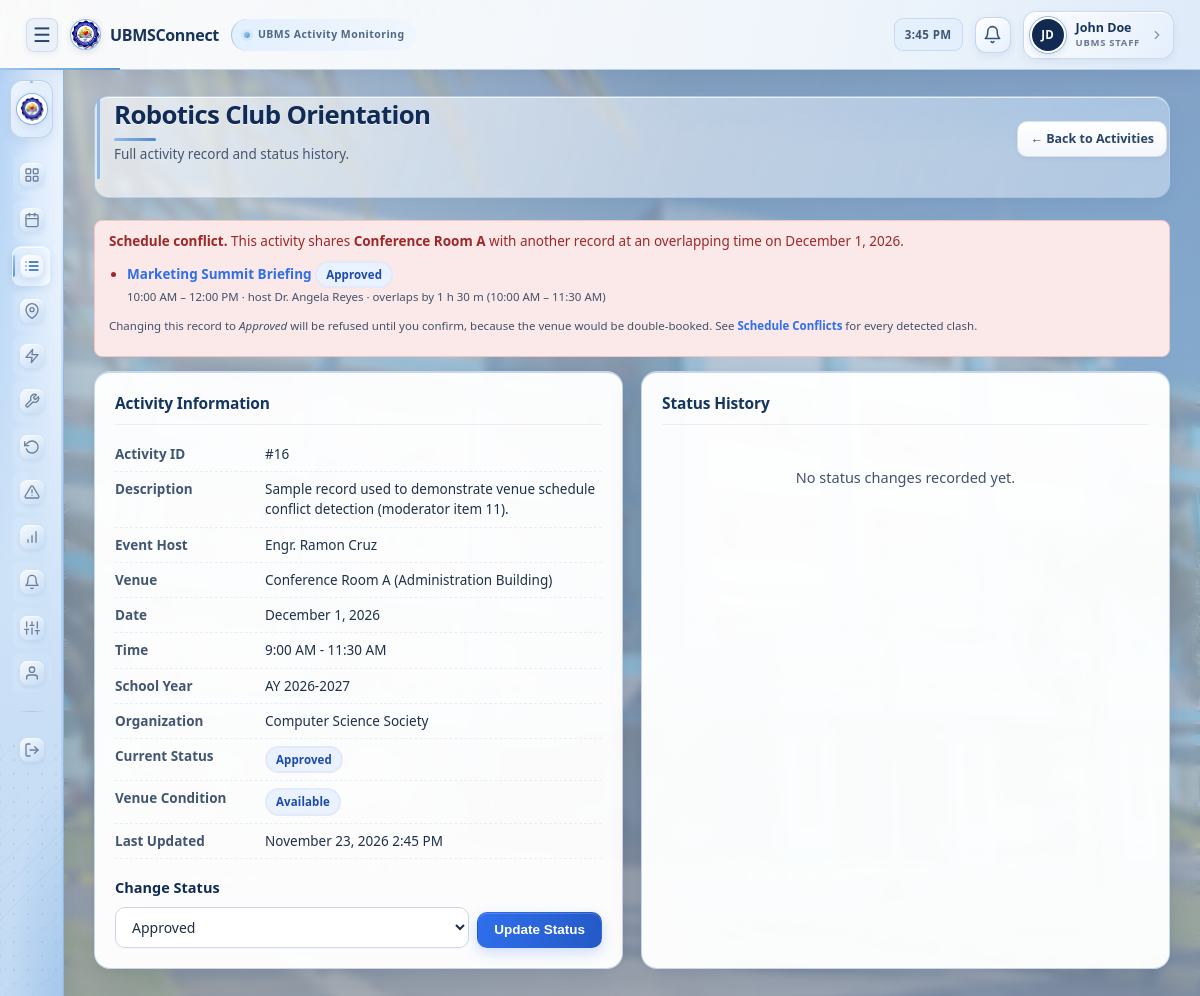
Screenshot of /staff/activity_view.php?id=16 (signed in) with the database file from the repository.
### tables this page shows
CREATE TABLE activities (
    id INT AUTO_INCREMENT PRIMARY KEY,
    activity_name VARCHAR(150) NOT NULL,
    description TEXT,
    host_id INT NOT NULL,
    organization_id INT NULL,
    venue_id INT NOT NULL,
    activity_date DATE NOT NULL,
    school_year_id INT NULL,
    start_time TIME NOT NULL,
    end_time TIME NOT NULL,
    status ENUM('Pending','Approved','Rejected','Maintenance','Completed') NOT NULL DEFAULT 'Pending',
    created_at DATETIME DEFAULT CURRENT_TIMESTAMP,
    updated_at DATETIME DEFAULT CURRENT_TIMESTAMP ON UPDATE CURRENT_TIMESTAMP,
    CONSTRAINT fk_activities_host FOREIGN KEY (host_id) REFERENCES users(id) ON DELETE CASCADE,
    CONSTRAINT fk_activities_venue FOREIGN KEY (venue_id) REFERENCES venues(id) ON DELETE CASCADE,
    CONSTRAINT fk_activities_school_year FOREIGN KEY (school_year_id) REFERENCES school_years(id) ON DELETE SET NULL,
    CONSTRAINT fk_activities_organization FOREIGN KEY (organization_id) REFERENCES organizations(id) ON DELETE SET NULL,
    INDEX idx_activity_date (activity_date),
    INDEX idx_status (status),
    INDEX idx_venue_id (venue_id),
    INDEX idx_host_id (host_id)
);

CREATE TABLE venues (
    id INT AUTO_INCREMENT PRIMARY KEY,
    venue_name VARCHAR(100) NOT NULL,
    building VARCHAR(100) NOT NULL,
    location VARCHAR(150) NULL,
    description TEXT NULL,
    image_path VARCHAR(255) NULL,
    is_free TINYINT(1) NOT NULL DEFAULT 1,
    usage_fee DECIMAL(10,2) NULL,
    capacity INT NOT NULL DEFAULT 0,
    status ENUM('Available','In Use','Under Maintenance','Unavailable') NOT NULL DEFAULT 'Available',
    is_active TINYINT(1) NOT NULL DEFAULT 1,
    created_by INT NULL,
    created_at DATETIME DEFAULT CURRENT_TIMESTAMP,
    updated_at DATETIME DEFAULT CURRENT_TIMESTAMP ON UPDATE CURRENT_TIMESTAMP,
    CONSTRAINT fk_venues_created_by FOREIGN KEY (created_by) REFERENCES users(id) ON DELETE SET NULL
);

CREATE TABLE users (
    id INT AUTO_INCREMENT PRIMARY KEY,
    username VARCHAR(50) NOT NULL UNIQUE,
    password VARCHAR(255) NOT NULL,
    password_changed_at DATETIME NULL,
    full_name VARCHAR(100) NOT NULL,
    email VARCHAR(150) NULL,
    profile_picture VARCHAR(255) NULL,
    university_id VARCHAR(50) NULL,
    affiliation ENUM('student','ubms_staff') NULL,
    department_id INT NULL,
    course_id INT NULL,
    organization_id INT NULL,
    office_unit VARCHAR(150) NULL,
    role ENUM('super_admin','staff','host') NOT NULL,
    status ENUM('active','pending','inactive','rejected') NOT NULL DEFAULT 'active',
    created_at DATETIME DEFAULT CURRENT_TIMESTAMP,
    updated_at DATETIME DEFAULT CURRENT_TIMESTAMP ON UPDATE CURRENT_TIMESTAMP,
    last_login DATETIME NULL
);

CREATE TABLE school_years (
    id INT AUTO_INCREMENT PRIMARY KEY,
    name VARCHAR(60) NOT NULL UNIQUE,
    start_date DATE NOT NULL,
    end_date DATE NOT NULL,
    is_active TINYINT(1) NOT NULL DEFAULT 1,
    created_at DATETIME DEFAULT CURRENT_TIMESTAMP
);

CREATE TABLE organizations (
    id INT AUTO_INCREMENT PRIMARY KEY,
    department_id INT NULL,
    organization_name VARCHAR(150) NOT NULL UNIQUE,
    is_active TINYINT(1) NOT NULL DEFAULT 1,
    CONSTRAINT fk_org_department FOREIGN KEY (department_id) REFERENCES departments(id) ON DELETE SET NULL
);

### includes/functions.php (called while the page is built, shortened)
<?php
function e($value) {
    return htmlspecialchars($value ?? '', ENT_QUOTES, 'UTF-8');
}
function formatDate($date) {
    return date('F j, Y', strtotime($date));
}
function formatTime($time) {
    return date('g:i A', strtotime($time));
}
function formatDateTime($datetime) {
    return date('F j, Y g:i A', strtotime($datetime));
}
function statusBadgeClass($status) {
    switch ($status) {
        case 'Approved':    return 'badge-approved';
    }
}
function venueBadgeClass($status) {
    switch ($status) {
        case 'Available':          return 'badge-approved';
    }
}
function validActivityStatuses() {
    return ['Pending', 'Approved', 'Rejected', 'Maintenance', 'Completed'];
}

### includes/conflicts.php (called while the page is built, shortened)
<?php
function conflictStatuses($includeCompleted = false) {
    return $includeCompleted ? ['Approved', 'Pending', 'Completed'] : ['Approved', 'Pending'];
}
function conflictSeverity($statusA, $statusB) {
    if ($statusA === 'Approved' && $statusB === 'Approved')  return 'confirmed';
    return 'potential';
}
function conflictPairKey($idA, $idB) {
    $a = (int) $idA;
    $b = (int) $idB;
    return $a < $b ? ($a . '-' . $b) : ($b . '-' . $a);
}
function activityConflicts($activityId, $includeCompleted = false, $requireOccupyingSelf = true) {
    global $pdo;
    $activityId = (int) $activityId;
    $statuses     = conflictStatuses($includeCompleted);
    $placeholders = implode(', ', array_fill(0, count($statuses), '?'));
    $sql = "SELECT b.id AS other_id, b.activity_name AS other_name, b.status AS other_status,
                   b.start_time AS other_start, b.end_time AS other_end,
                   u.full_name AS other_host, o.organization_name AS other_organization,
                   a.id AS self_id, a.status AS self_status,
                   a.activity_date, a.venue_id, v.venue_name, v.building,
                   GREATEST(a.start_time, b.start_time) AS overlap_start,
                   LEAST(a.end_time, b.end_time)        AS overlap_end,
                   TIMESTAMPDIFF(MINUTE, GREATEST(a.start_time, b.start_time),
                                         LEAST(a.end_time, b.end_time)) AS overlap_minutes
              FROM activities a
              JOIN activities b
                ON b.venue_id      = a.venue_id
               AND b.activity_date = a.activity_date
               AND b.id           <> a.id
               AND b.start_time    < a.end_time
               AND b.end_time      > a.start_time
               AND b.status IN ($placeholders)
              JOIN venues v ON v.id = a.venue_id
              JOIN users  u ON u.id = b.host_id
              LEFT JOIN organizations o ON o.id = b.organization_id
             WHERE a.id = ?";
    $params = array_merge($statuses, [$activityId]);
    if ($requireOccupyingSelf) {
        $selfPlaceholders = implode(', ', array_fill(0, count($statuses), '?'));
        $sql .= " AND a.status IN ($selfPlaceholders)";
        $params = array_merge($params, $statuses);
    }
    $sql .= ' ORDER BY overlap_start ASC, b.start_time ASC';
    $stmt = $pdo->prepare($sql);
    $stmt->execute($params);
    $conflicts = [];
    foreach ($stmt->fetchAll() as $row) {
        $conflicts[] = [
            'id'              => (int) $row['other_id'],
            'name'            => $row['other_name'],
            'status'          => $row['other_status'],
            'host'            => $row['other_host'],
            'organization'    => $row['other_organization'],
            'start'           => $row['other_start'],
            'end'             => $row['other_end'],
            'activity_date'   => $row['activity_date'],
            'venue_id'        => (int) $row['venue_id'],
            'venue_name'      => $row['venue_name'],
            'building'        => $row['building'],
            'overlap_start'   => $row['overlap_start'],
            'overlap_end'     => $row['overlap_end'],
            'overlap_minutes' => (int) $row['overlap_minutes'],
            'severity'        => conflictSeverity($row['self_status'], $row['other_status']),
            'pair_key'        => conflictPairKey($row['self_id'], $row['other_id']),
        ];
    }
    return $conflicts;
}
function formatOverlapMinutes($minutes) {
    $minutes = (int) $minutes;
    $hours = intdiv($minutes, 60);
    $mins  = $minutes % 60;
    if ($hours && $mins) return $hours . ' h ' . $mins . ' m';
    return $mins . ' m';
}

### staff/activity_view.php (the view, shortened to what this page needs)
<?php
require_once __DIR__ . '/../includes/auth.php';
require_once __DIR__ . '/../includes/conflicts.php';
$id = (int) ($_GET['id'] ?? 0);
$stmt = $pdo->prepare(
    "SELECT a.*, u.full_name AS host_name, v.venue_name, v.building, v.status AS venue_status,
            o.organization_name, sy.name AS school_year_name
     FROM activities a
     JOIN users u ON u.id = a.host_id
     JOIN venues v ON v.id = a.venue_id
     LEFT JOIN organizations o ON o.id = a.organization_id
     LEFT JOIN school_years sy ON sy.id = a.school_year_id
     WHERE a.id = ?"
);
$stmt->execute([$id]);
$activity = $stmt->fetch();
$histStmt = $pdo->prepare(
    "SELECT l.*, u.full_name AS changed_by_name
     FROM activity_status_logs l JOIN users u ON u.id = l.changed_by
     WHERE l.activity_id = ? ORDER BY l.changed_at DESC"
);
$histStmt->execute([$id]);
$history = $histStmt->fetchAll();
$conflicts = activityConflicts($id, true, true);
include __DIR__ . '/../includes/header.php';
include __DIR__ . '/../includes/sidebar.php';
?>
<main class="main-content">
    <div class="page-header">
        <div>
            <h1><?= e($activity['activity_name']) ?></h1>
            <p class="page-subtitle">Full activity record and status history.</p>
        </div>
        <a href="/UBMSConnect/staff/activities.php" class="btn btn-sm">&larr; Back to Activities</a>
    </div>
    <?php if ($conflicts): ?>
        <div class="alert alert-error conflict-warning">
            <strong>Schedule conflict.</strong>
            This activity shares <strong><?= e($activity['venue_name']) ?></strong> with
            <?= count($conflicts) === 1 ? 'another record' : count($conflicts) . ' other records' ?>
            at an overlapping time on <?= e(formatDate($activity['activity_date'])) ?>.
            <ul class="conflict-confirm-list">
                <?php foreach ($conflicts as $conflict): ?>
                    <li>
                        <a href="/UBMSConnect/staff/activity_view.php?id=<?= (int) $conflict['id'] ?>"><?= e($conflict['name']) ?></a>
                        <span class="badge <?= statusBadgeClass($conflict['status']) ?>"><?= e($conflict['status']) ?></span>
                        <div class="small-note">
                            <?= e(formatTime($conflict['start'])) ?> &ndash; <?= e(formatTime($conflict['end'])) ?>
                            &middot; host <?= e($conflict['host']) ?>
                            &middot; overlaps by <?= e(formatOverlapMinutes($conflict['overlap_minutes'])) ?>
                            (<?= e(formatTime($conflict['overlap_start'])) ?> &ndash; <?= e(formatTime($conflict['overlap_end'])) ?>)
                        </div>
                    </li>
                <?php endforeach; ?>
            </ul>
            <p class="small-note">
                Changing this record to <em>Approved</em> will be refused until you confirm, because the venue would
                be double-booked. See <a href="/UBMSConnect/conflicts.php">Schedule Conflicts</a> for every detected clash.
            </p>
        </div>
    <?php endif; ?>
    <div class="grid-2">
        <div class="card">
            <div class="card-title">Activity Information</div>
            <div class="detail-row"><div class="dr-label">Activity ID</div><div class="dr-value">#<?= (int)$activity['id'] ?></div></div>
            <div class="detail-row"><div class="dr-label">Description</div><div class="dr-value"><?= e($activity['description'] ?: 'N/A') ?></div></div>
            <div class="detail-row"><div class="dr-label">Event Host</div><div class="dr-value"><?= e($activity['host_name']) ?></div></div>
            <div class="detail-row"><div class="dr-label">Venue</div><div class="dr-value"><?= e($activity['venue_name']) ?> (<?= e($activity['building']) ?>)</div></div>
            <div class="detail-row"><div class="dr-label">Date</div><div class="dr-value"><?= e(formatDate($activity['activity_date'])) ?></div></div>
            <div class="detail-row"><div class="dr-label">Time</div><div class="dr-value"><?= e(formatTime($activity['start_time'])) ?> - <?= e(formatTime($activity['end_time'])) ?></div></div>
            <div class="detail-row"><div class="dr-label">School Year</div><div class="dr-value"><?= e($activity['school_year_name'] ?: 'Not assigned to a school year') ?></div></div>
            <div class="detail-row"><div class="dr-label">Organization</div><div class="dr-value"><?= e($activity['organization_name'] ?: 'Not recorded') ?></div></div>
            <div class="detail-row"><div class="dr-label">Current Status</div><div class="dr-value"><span class="badge <?= statusBadgeClass($activity['status']) ?>"><?= e($activity['status']) ?></span></div></div>
            <div class="detail-row"><div class="dr-label">Venue Condition</div><div class="dr-value"><span class="badge <?= venueBadgeClass($activity['venue_status']) ?>"><?= e($activity['venue_status']) ?></span></div></div>
            <div class="detail-row"><div class="dr-label">Last Updated</div><div class="dr-value"><?= e(formatDateTime($activity['updated_at'])) ?></div></div>
            <h4 style="margin-top:18px;">Change Status</h4>
            <form style="display:flex; gap:8px; align-items:flex-end;" onsubmit="return false;">
                <div style="flex:1;">
                    <select id="viewNewStatus">
                        <?php foreach (validActivityStatuses() as $s): ?>
                            <option value="<?= e($s) ?>" <?= $s === $activity['status'] ? 'selected' : '' ?>><?= e($s) ?></option>
                        <?php endforeach; ?>
                    </select>
                </div>
                <button type="button" class="btn btn-primary" id="viewUpdateBtn" onclick="updateStatusInline(<?= (int)$activity['id'] ?>)">Update Status</button>
            </form>
        </div>
        <div class="card">
            <div class="card-title">Status History</div>
            <?php if (empty($history)): ?>
                <div class="empty-state">No status changes recorded yet.</div>
            <?php endif; ?>
        </div>
    </div>
</main>
<?php
include __DIR__ . '/../includes/footer.php';
?>

### rows the page displays
activities: activity_name "Robotics Club Orientation", venue.venue_name "Conference Room A", activity_date "December 1, 2026", id "16", description "Sample record used to demonstrate venue schedule conflict detection (moderator item 11).", host.full_name "Engr. Ramon Cruz", venue.building "Administration Building", start_time "9:00 AM", end_time "11:30 AM", school_year.name "AY 2026-2027", organization.organization_name "Computer Science Society", status "Approved", venue.status "Available", updated_at "November 23, 2026 2:45 PM"
activities: activity_name "Marketing Summit Briefing", status "Approved", start "10:00 AM", end_time "12:00 PM", host.full_name "Dr. Angela Reyes", overlap_minutes "1 h 30 m", overlap_start "10:00 AM", overlap_end "11:30 AM"

### other values shown
nameInitials(currentUserName()) "JD"
currentUserName() "John Doe"
roleLabel(currentUserRole()) "UBMS STAFF"
form field value "Approved"
